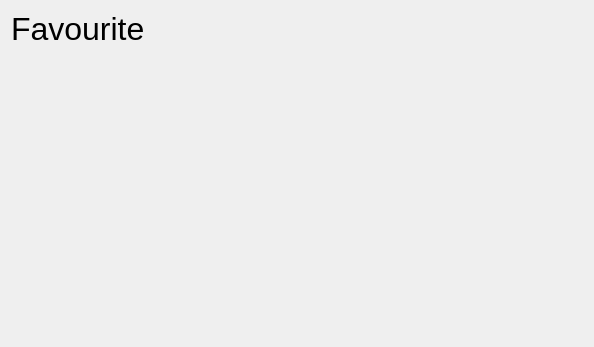
<?xml version="1.0" encoding="UTF-8"?>
<ui version="4.0">
 <class>favourite_view</class>
 <widget class="QWidget" name="favourite_view">
  <property name="geometry">
   <rect>
    <x>0</x>
    <y>0</y>
    <width>594</width>
    <height>347</height>
   </rect>
  </property>
  <property name="windowTitle">
   <string>Form</string>
  </property>
  <layout class="QGridLayout" name="gridLayout">
   <item row="0" column="0">
    <layout class="QHBoxLayout" name="horizontalLayout_5">
     <property name="bottomMargin">
      <number>24</number>
     </property>
     <item>
      <widget class="QLabel" name="label_3">
       <property name="font">
        <font>
         <pointsize>24</pointsize>
        </font>
       </property>
       <property name="text">
        <string>Favourite</string>
       </property>
      </widget>
     </item>
    </layout>
   </item>
   <item row="1" column="0">
    <spacer name="verticalSpacer_2">
     <property name="orientation">
      <enum>Qt::Vertical</enum>
     </property>
     <property name="sizeHint" stdset="0">
      <size>
       <width>20</width>
       <height>258</height>
      </size>
     </property>
    </spacer>
   </item>
  </layout>
 </widget>
 <resources/>
 <connections/>
</ui>
